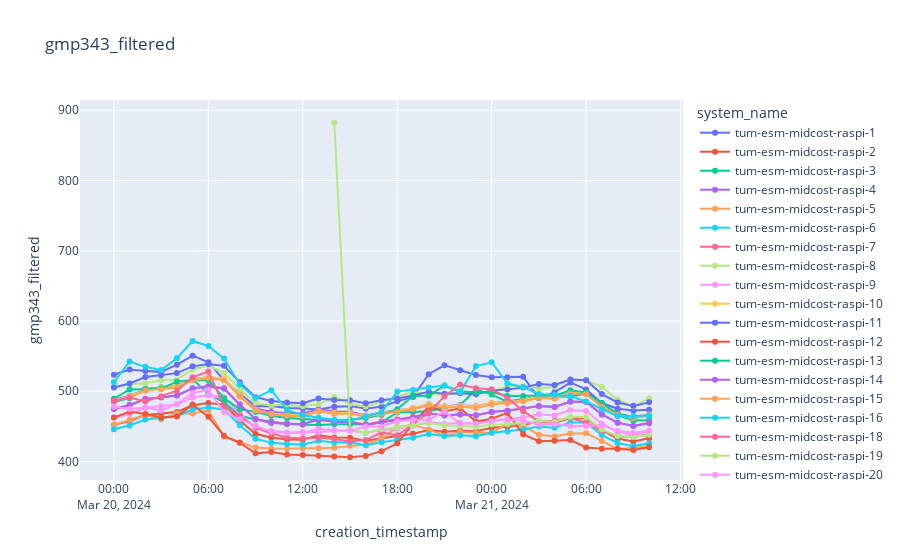

The cell this chart's notebook holds for it:
### Code cell
plot_sensor_measurement(df,sensor_id,col_name="gmp343_filtered",filter=filter)
